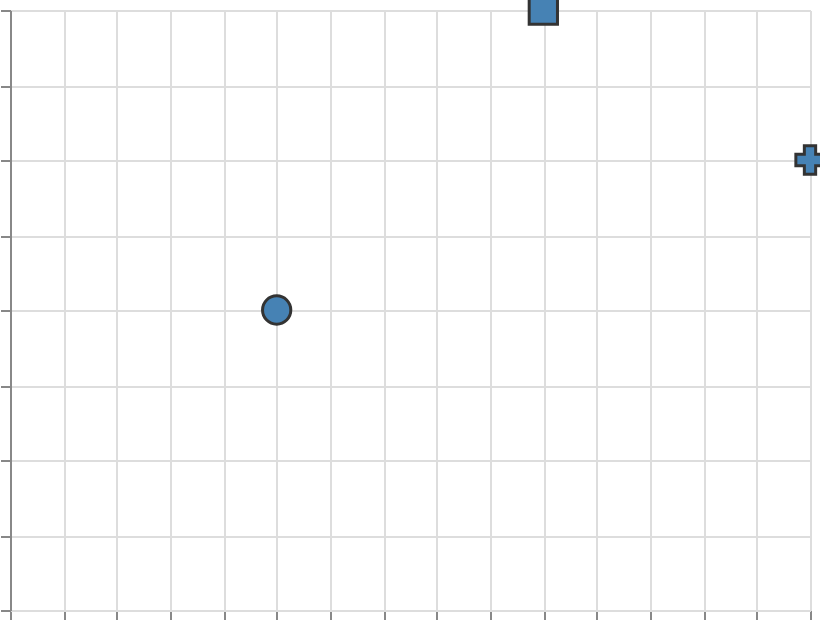

Describe this chart as a Vega-Lite specification.
### Vega specification from a JSON file in a GitHub repository (floating-point values rounded to 4 significant figures)
{"$schema": "https://vega.github.io/schema/vega/v6.json", "width": 400, "height": 300, "padding": 5, "autosize": "none", "data": [{"name": "table", "values": [{"x": 1, "y": 2, "cat": "A"}, {"x": 2, "y": 4, "cat": "B"}, {"x": 3, "y": 3, "cat": "C"}]}], "scales": [{"name": "x", "type": "linear", "domain": {"data": "table", "field": "x"}, "range": "width", "nice": true}, {"name": "y", "type": "linear", "domain": {"data": "table", "field": "y"}, "range": [{"signal": "height"}, 0], "nice": true}, {"name": "shape", "type": "ordinal", "domain": {"data": "table", "field": "cat", "sort": true}, "range": ["circle", "square", "cross"]}], "marks": [{"type": "symbol", "from": {"data": "table"}, "encode": {"update": {"x": {"scale": "x", "field": "x"}, "y": {"scale": "y", "field": "y"}, "size": {"value": 200}, "shape": {"scale": "shape", "field": "cat"}, "fill": {"value": "steelblue"}, "stroke": {"value": "#333"}, "strokeWidth": {"value": 1.5}}}}], "axes": [{"scale": "x", "orient": "bottom", "grid": true, "labels": false}, {"scale": "y", "orient": "left", "grid": true, "labels": false}], "legends": [{"shape": "shape"}]}
